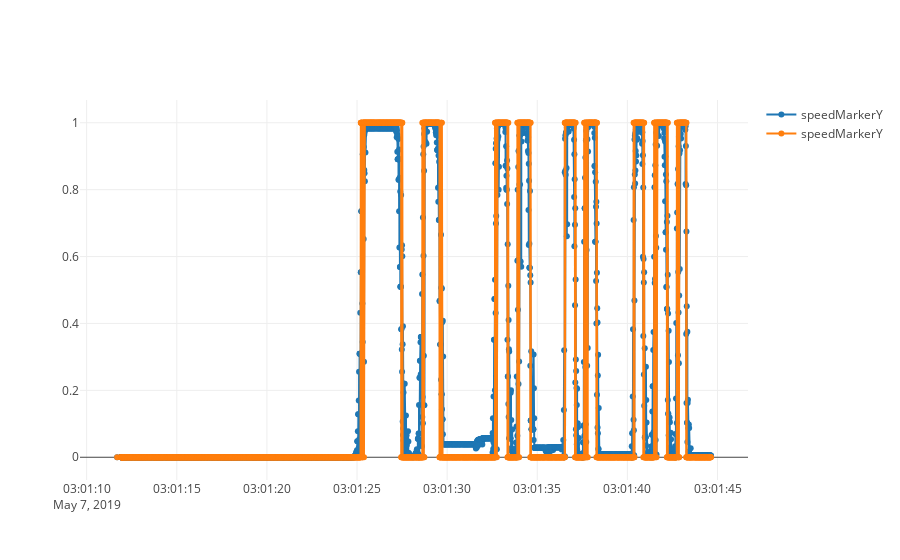

Notebook code for this chart:
### Code cell
NNProbTrace = go.Scatter(
    x = logs[0],
    y = logs[1],
    mode = 'lines+markers',
    name = 'speedMarkerY'
)

NNOutputTrace = go.Scatter(
    x = logs[0],
    y = [round(prob) for prob in logs[1]],
    mode = 'lines+markers',
    name = 'speedMarkerY'
)

#data = [accelYTrace]
data = [NNProbTrace, NNOutputTrace]
fig = go.Figure(data = data)

py.offline.iplot(fig, filename = "")

### Figure 1 — Plotly figure (JSON) as saved in the notebook; plotly's stock layout.template omitted (floating-point values rounded to 4 significant figures; data arrays with more than 128 entries replaced by an {"elided": "..."} marker saying what was removed)
{"data": [{"mode": "lines+markers", "name": "speedMarkerY", "type": "scatter", "uid": "de765c85-daf0-4ec7-b061-1880674f1a9e", "x": {"elided": "3193 str values"}, "y": {"elided": "3193 float values"}}, {"mode": "lines+markers", "name": "speedMarkerY", "type": "scatter", "uid": "876a52dd-a922-4c64-8daf-d39078451f4e", "x": {"elided": "3193 str values"}, "y": {"elided": "3193 int values"}}], "layout": {}}
